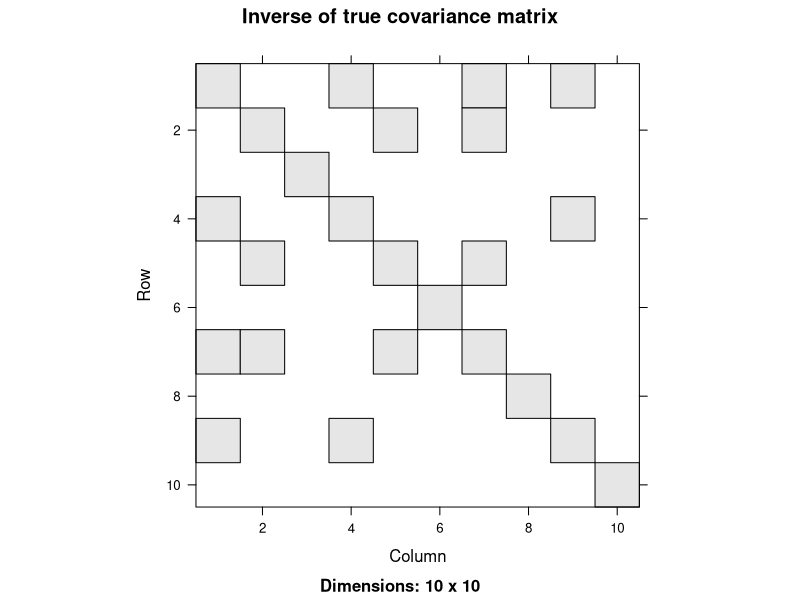

Source code (R): (Note: this script raises an error after producing the figure.)
if(!require(Matrix))
  stop("Please install the Matrix library")
if(!require(expm))
  stop("Please install the expm library")

set.seed(1)
n <- 10      # Dimension of matrix
m <- 1000    # Number of samples
alphas <- c(10, 4, 1)

# Create sparse, symmetric PSD matrix S
A <- rsparsematrix(n, n, 0.15, rand.x = rnorm)
Strue <- A %*% t(A) + 0.05 * diag(rep(1, n))    # Force matrix to be strictly positive definite
image(Strue != 0, main = "Inverse of true covariance matrix")

# Create covariance matrix associated with S
R <- base::solve(Strue)

# Sample from distribution with covariance R
# If Y ~ N(0, I), then R^{1/2} * Y ~ N(0, R) since R is symmetric
x_sample <- matrix(rnorm(n*m), nrow = m, ncol = n) %*% t(expm::sqrtm(R))
Q <- cov(x_sample)    # Sample covariance matrix

S <- Semidef(n)    # Variable constrained to positive semidefinite cone
obj <- Maximize(log_det(S) - matrix_trace(S %*% Q))
for(alpha in alphas) {
  constraints <- list(sum(abs(S)) <= alpha)
  
  # Form and solve optimization problem
  prob <- Problem(obj, constraints)
  result <- solve(prob)
  
  # Create covariance matrix
  R_hat <- base::solve(result$getValue(S))
  Sres <- result$getValue(S)
  Sres[abs(Sres) <= 1e-4] <- 0
  title <- bquote(bold(paste("Estimated inv. cov matrix (", alpha, " = ", .(alpha), ")")))
  image(Sres != 0, main = title)
}
